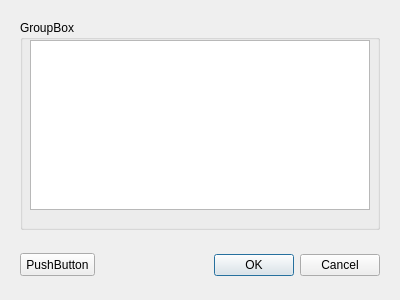
<?xml version="1.0" encoding="UTF-8"?>
<ui version="4.0">
 <class>Dialog</class>
 <widget class="QDialog" name="Dialog">
  <property name="geometry">
   <rect>
    <x>0</x>
    <y>0</y>
    <width>400</width>
    <height>300</height>
   </rect>
  </property>
  <property name="windowTitle">
   <string>Dialog</string>
  </property>
  <widget class="QDialogButtonBox" name="buttonBox">
   <property name="geometry">
    <rect>
     <x>20</x>
     <y>250</y>
     <width>360</width>
     <height>30</height>
    </rect>
   </property>
   <property name="orientation">
    <enum>Qt::Horizontal</enum>
   </property>
   <property name="standardButtons">
    <set>QDialogButtonBox::Cancel|QDialogButtonBox::Ok</set>
   </property>
  </widget>
  <widget class="QPushButton" name="pushButton">
   <property name="geometry">
    <rect>
     <x>20</x>
     <y>253</y>
     <width>75</width>
     <height>23</height>
    </rect>
   </property>
   <property name="text">
    <string>PushButton</string>
   </property>
  </widget>
  <widget class="QGroupBox" name="groupBox">
   <property name="geometry">
    <rect>
     <x>20</x>
     <y>20</y>
     <width>360</width>
     <height>210</height>
    </rect>
   </property>
   <property name="title">
    <string>GroupBox</string>
   </property>
   <widget class="QTextEdit" name="textEdit">
    <property name="geometry">
     <rect>
      <x>10</x>
      <y>20</y>
      <width>340</width>
      <height>170</height>
     </rect>
    </property>
   </widget>
  </widget>
 </widget>
 <resources/>
 <connections>
  <connection>
   <sender>buttonBox</sender>
   <signal>accepted()</signal>
   <receiver>Dialog</receiver>
   <slot>accept()</slot>
   <hints>
    <hint type="sourcelabel">
     <x>248</x>
     <y>254</y>
    </hint>
    <hint type="destinationlabel">
     <x>157</x>
     <y>274</y>
    </hint>
   </hints>
  </connection>
  <connection>
   <sender>buttonBox</sender>
   <signal>rejected()</signal>
   <receiver>Dialog</receiver>
   <slot>reject()</slot>
   <hints>
    <hint type="sourcelabel">
     <x>316</x>
     <y>260</y>
    </hint>
    <hint type="destinationlabel">
     <x>286</x>
     <y>274</y>
    </hint>
   </hints>
  </connection>
 </connections>
</ui>
